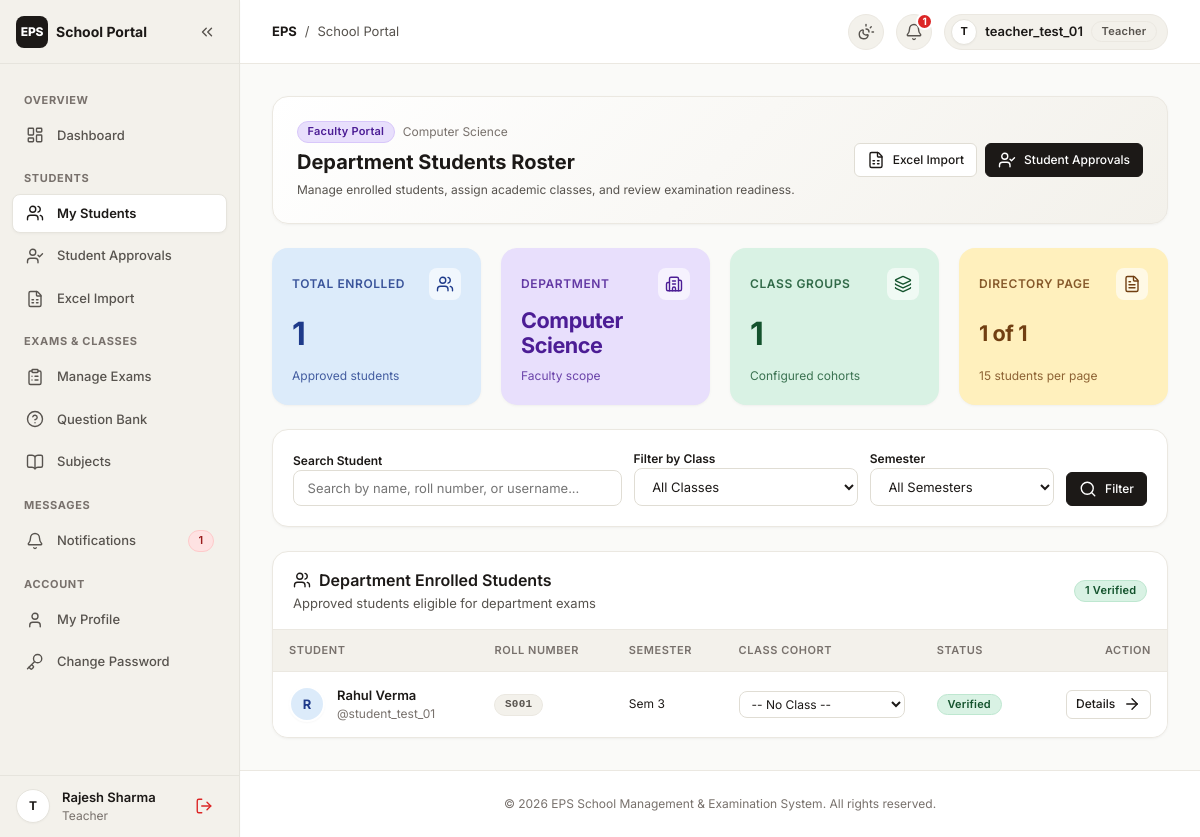
The page /accounts/teacher/students/ (signed in) on the database as committed earlier.
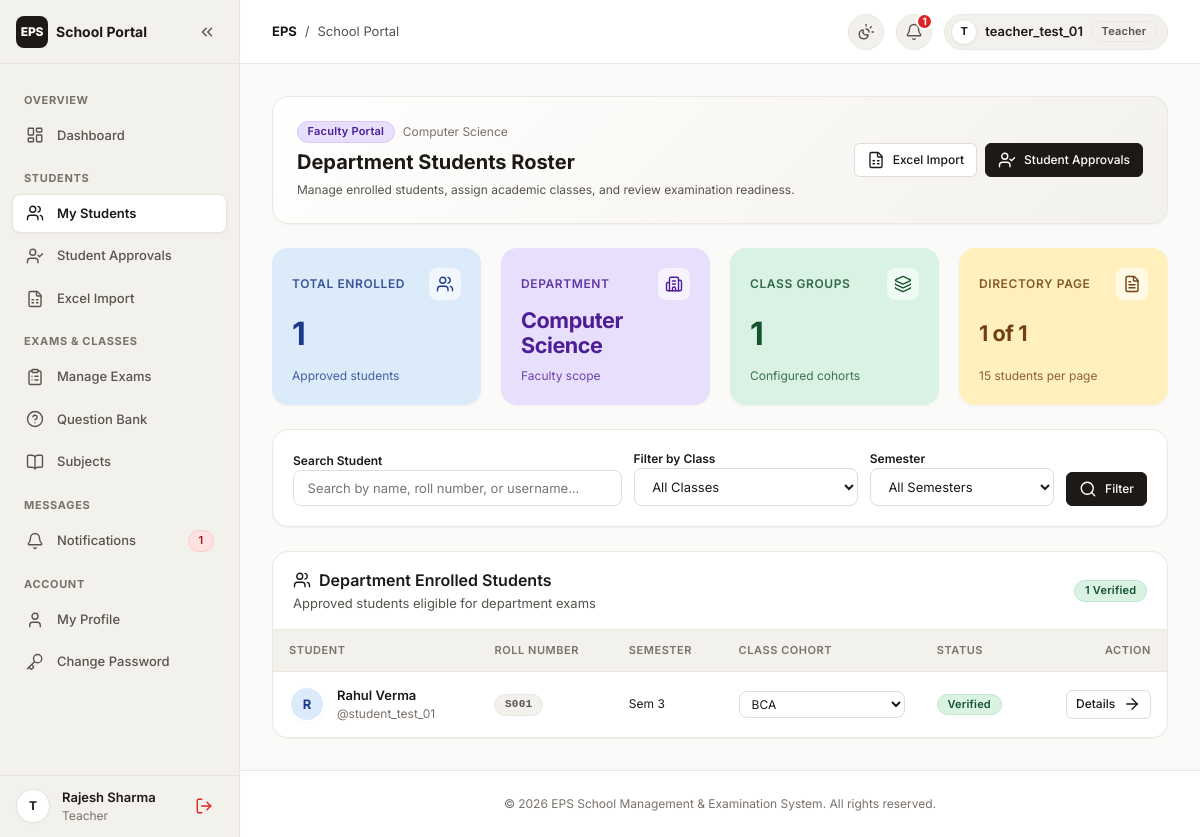
The same page on the database as committed later.
### accounts/models.py (models this page shows, shortened)
class StudentProfile(models.Model):
    VERIFICATION_STATUS = (
        ('pending', 'Pending'),
        ('approved', 'Approved'),
        ('rejected', 'Rejected'),
        ('suspended', 'Suspended'),
    )
    user = models.OneToOneField(
        User,
        on_delete=models.CASCADE,
        related_name='student_profile'
    )
    full_name = models.CharField(max_length=150, blank=True, default='')
    roll_number = models.CharField(max_length=50)
    department = models.CharField(max_length=100)
    semester = models.CharField(max_length=20)
    class_group = models.ForeignKey(
        ClassGroup,
        null=True,
        blank=True,
        on_delete=models.SET_NULL,
        related_name='students'
    )
    verification_status = models.CharField(
        max_length=15,
        choices=VERIFICATION_STATUS,
        default='pending'
    )
    reviewed_by = models.ForeignKey(
        User,
        null=True,
        blank=True,
        on_delete=models.SET_NULL,
        related_name='reviewed_students'
    )
    reviewed_at = models.DateTimeField(null=True, blank=True)
    rejection_reason = models.TextField(blank=True, default='')

class User(AbstractUser):
    ROLE_CHOICES = (
        ('admin', 'Administrator'),
        ('teacher', 'Teacher'),
        ('student', 'Student'),
    )
    role = models.CharField(
        max_length=10,
        choices=ROLE_CHOICES,
        default='student'
    )

class ClassGroup(models.Model):
    department = models.ForeignKey(
        Department,
        on_delete=models.CASCADE,
        related_name='classes'
    )
    name = models.CharField(max_length=100)
    semester = models.CharField(max_length=20)
    created_at = models.DateTimeField(auto_now_add=True)
    class Meta:
        unique_together = ('department', 'name', 'semester')

### accounts/views.py (the view, shortened to what this page needs)
# urls.py: path('teacher/students/', views.teacher_students, name='teacher_students'),
@teacher_required
def teacher_students(request):
    teacher_prof = request.user.teacher_profile
    dept = teacher_prof.department
    assigned_classes = teacher_prof.assigned_classes.all()
    if assigned_classes.exists():
        students = StudentProfile.objects.filter(
            Q(class_group__in=assigned_classes) | Q(department__iexact=dept),
            verification_status='approved'
        ).select_related('user', 'class_group')
    else:
        students = StudentProfile.objects.filter(
            department__iexact=dept,
            verification_status='approved'
        ).select_related('user', 'class_group')
    available_classes = ClassGroup.objects.filter(
        Q(department__name__iexact=dept) | Q(department__code__iexact=dept)
    )
    q = request.GET.get('q', '').strip()
    class_filter = request.GET.get('class_filter', '').strip()
    semester_filter = request.GET.get('semester', '').strip()
    if class_filter:
        students = students.filter(class_group_id=class_filter)
    if semester_filter:
        students = students.filter(semester=semester_filter)
    students = students.order_by('roll_number')
    paginator = Paginator(students, 15)
    page_number = request.GET.get('page', 1)
    page_obj = paginator.get_page(page_number)
    semesters = sorted(list(set(
        StudentProfile.objects.filter(department__iexact=dept).exclude(semester='').values_list('semester', flat=True)
    )))
    context = {
        'page_obj': page_obj,
        'students': page_obj.object_list,
        'available_classes': available_classes,
        'teacher_department': dept,
        'q': q,
        'class_filter': class_filter,
        'semester_filter': semester_filter,
        'semesters': semesters,
        'total_count': students.count(),
    }
    return render(request, 'accounts/teacher_students.html', context)

### accounts/context_processors.py (called while the page is built)
def notifications_context(request):
    if request.user.is_authenticated:
        try:
            return {
                'unread_notification_count': request.user.notifications.filter(is_read=False).count()
            }
        except Exception:
            return {'unread_notification_count': 0}
    return {'unread_notification_count': 0}

### templates/accounts/teacher_students.html (shortened to what the changed rows need)
{% extends 'base.html' %}
{% block content %}
<div style="max-width: 1400px; margin: 0 auto; display: flex; flex-direction: column; gap: var(--space-6);">
    <div class="card" style="padding: var(--space-6); background: linear-gradient(135deg, #FFFFFF 0%, var(--bg-subtle) 100%);">
        <div style="display: flex; justify-content: space-between; align-items: center; flex-wrap: wrap; gap: var(--space-4);">
            <div>
                <h1 style="font-size: var(--font-size-xl); font-weight: 700; color: var(--text-primary); margin: 0;">
                    Department Students Roster
                </h1>
            </div>
        </div>
    </div>
    <div class="card" style="padding: 0; overflow: hidden;">
        <div class="card__header" style="padding: var(--space-4) var(--space-5); margin: 0; border-bottom: 1px solid var(--border-subtle);">
            <div>
                <h2 class="card__title">
                    <i data-lucide="users" class="lucide-icon"></i>
                    <span>Department Enrolled Students</span>
                </h2>
            </div>
        </div>
        <div class="table-container" style="border: none; border-radius: 0; box-shadow: none;">
            <table class="school-table">
                <thead>
                    <tr>
                        <th>Student</th>
                        <th>Roll Number</th>
                        <th>Semester</th>
                        <th>Class Cohort</th>
                        <th>Status</th>
                        <th style="text-align: right;">Action</th>
                    </tr>
                </thead>
                <tbody>
                    {% for student in students %}
                        <tr>
                            <td>
                                <div style="display: flex; align-items: center; gap: var(--space-3);">
                                    <div class="profile-card__avatar profile-card__avatar--student" style="width: 36px; height: 36px; font-size: 13px;">
                                        {{ student.full_name|default:student.user.username|slice:":1"|upper }}
                                    </div>
                                    <div>
                                        <div style="font-weight: 600; color: var(--text-primary);">{{ student.full_name|default:student.user.username }}</div>
                                        <div style="font-size: var(--font-size-xs); color: var(--text-muted);">
                                            @{{ student.user.username }}
                                        </div>
                                    </div>
                                </div>
                            </td>
                            <td>
                                <span class="badge badge--neutral" style="font-family: var(--font-mono); font-weight: 600;">{{ student.roll_number }}</span>
                            </td>
                            <td style="font-size: var(--font-size-xs);">
                                Sem {{ student.semester }}
                            </td>
                            <td>
                                <form method="POST" style="display: flex; align-items: center; gap: var(--space-1);">
                                    <select name="class_id" class="form-select" style="padding: 4px 8px; font-size: var(--font-size-xs); min-width: 140px;" onchange="this.form.submit()">
                                        <option value="">-- No Class --</option>
                                        {% for cg in available_classes %}
                                            <option value="{{ cg.id }}" {% if student.class_group_id == cg.id %}selected{% endif %}>{{ cg.name }}</option>
                                        {% endfor %}
                                    </select>
                                </form>
                            </td>
                            <td>
                                <span class="badge badge--mint">
                                    Verified
                                </span>
                            </td>
                            <td style="text-align: right;">
                                <a href="{% url 'admin_student_detail' student.id %}" class="btn btn-secondary btn-xs" title="View Profile">
                                    <span>Details</span>
                                    <i data-lucide="arrow-right" class="lucide-icon icon-xs"></i>
                                </a>
                            </td>
                        </tr>
                    {% endfor %}
                </tbody>
            </table>
        </div>
    </div>
</div>
{% endblock %}

Rows that differ between the two databases and show on the page:
changed StudentProfile "Rahul Verma": class_id "-- No Class --" → "BCA"
